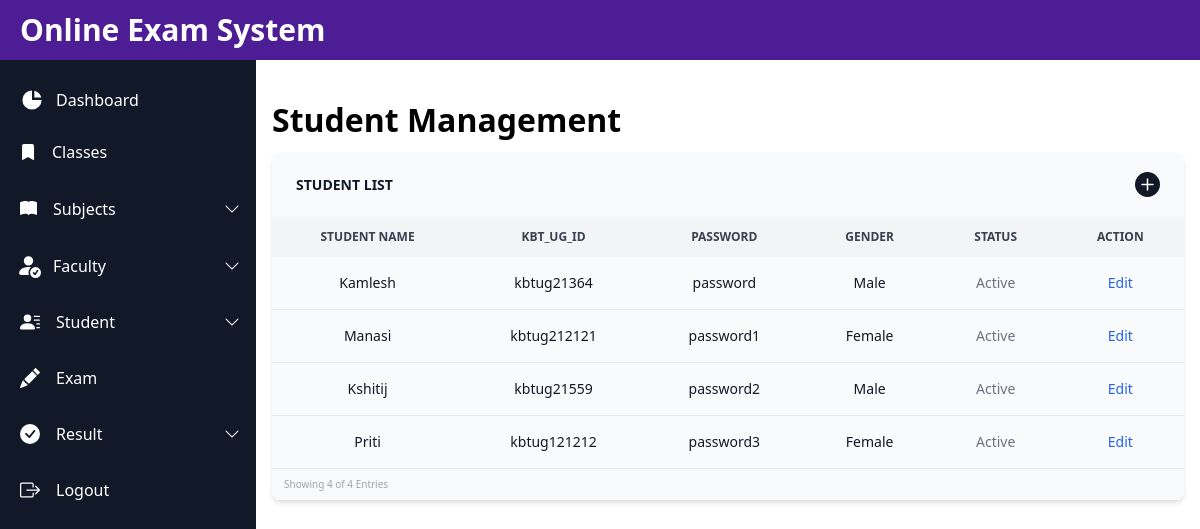
Screenshot of /admin_student.php with the database file from the repository.
### tables this page shows
CREATE TABLE `student` (
  `username` varchar(30) NOT NULL,
  `kbtugid` varchar(30) NOT NULL,
  `password` varchar(30) NOT NULL,
  `gender` varchar(30) NOT NULL
);

### admin_student.php (the view, shortened to what this page needs)
<!DOCTYPE html>
<html lang="en">
<head>
  <script src="https://cdn.tailwindcss.com"></script>
  <link rel="stylesheet" href="https://cdn.jsdelivr.net/npm/bootstrap-icons@1.7.2/font/bootstrap-icons.css">
</head>
<body>
<nav class="fixed top-0 z-50 w-full bg-violet-900">
  <div class="px-3 py-3 lg:px-5 lg:pl-3">
    <div class="flex items-center justify-between">
      <div class="flex items-center justify-start">
        <a href="#" class="flex ml-2 md:mr-24" >
          <span class="self-center text-xl font-semibold sm:text-3xl whitespace-nowrap text-white" style="font-weight: bolder;">Online Exam System</span>
        </a>
      </div>
    </div>
  </div>
</nav>
<aside id="logo-sidebar" class="fixed top-0 left-0 z-40 w-64 h-screen pt-20 transition-transform -translate-x-full sm:translate-x-0 bg-gray-900" aria-label="Sidebar">
   <div class="h-full px-3 pb-4 overflow-y-auto sidebar">
      <ul class="space-y-2 font-medium">
         <li class="hover:bg-gray-800 rounded-lg">
            <a href="/examm/admin.php" class="flex items-center p-2 text-white rounded-lg py-2">
               <svg aria-hidden="true" class="w-6 h-6 text-white transition duration-75" fill="currentColor" viewBox="0 0 20 20" xmlns="http://www.w3.org/2000/svg"><path d="M2 10a8 8 0 018-8v8h8a8 8 0 11-16 0z"></path><path d="M12 2.252A8.014 8.014 0 0117.748 8H12V2.252z"></path></svg>
               <span class="ml-3">Dashboard</span>
            </a>
         </li>
         <li class="hover:bg-gray-800 py-2 rounded-lg">
            <a href="/examm/admin_class_management.php" class="flex items-center p-1 text-white rounded-lg">
            <i class="bi bi-bookmark-fill text-white px-1"></i>
               <span class="flex-1 ml-3 whitespace-nowrap">Classes</span>
            </a>
         </li>
         <li class="rounded-lg py-2 hover:bg-gray-800">
         <a href="#" class="flex items-center p-1 text-white rounded hover:text-white">
               <span class="flex-1 ml-3 whitespace-nowrap">Subjects</span>
              <i class="bi bi-chevron-down"></i>
              </a>
         </li>
         <li class="hover:bg-gray-800 py-2 rounded-lg">
            <a href="#" class="flex items-center p-1 text-white rounded-lg">
               <span class="flex-1 ml-3 whitespace-nowrap">Faculty</span>
              <i class="bi bi-chevron-down"></i>
              </a>
         </li>
         <li class="hover:bg-gray-800 py-2 rounded-lg">
            <a href="#" class="flex items-center p-1 text-white rounded-lg">
               <span class="flex-1 ml-3 whitespace-nowrap">Student</span>
              <i class="bi bi-chevron-down"></i>
              </a>
         </li>
         <li class="hover:bg-gray-800 py-2 rounded-lg">
            <a href="/examm/admin_exam.php" class="flex items-center p-1 text-white rounded-lg">
               <span class="flex-1 ml-3 whitespace-nowrap">Exam</span>
            </a>
         </li>
         <li class="hover:bg-gray-800 py-2 rounded-lg">
            <a href="#" class="flex items-center p-1 text-white rounded-lg">
               <span class="flex-1 ml-3 whitespace-nowrap">Result</span>
              <i class="bi bi-chevron-down"></i>
              </a>
         </li>
         <li class="hover:bg-gray-800 py-2 rounded-lg">
            <a href="index1.php" class="flex items-center p-1 text-white rounded-lg">
               <span class="flex-1 ml-3 whitespace-nowrap">Logout</span>
            </a>
         </li>
      </ul>
   </div>
</aside>
<div class="p-4 sm:ml-64">
         <h1 style="margin-top: 10vh; font-size: xx-large; font-weight: bold;">Student Management</h1>
<div class="relative overflow-x-auto shadow-md sm:rounded-lg" style="margin-top: 1vh;">
        <table class="w-full text-sm text-left text-gray-500">
            <thead class="text-sm text-gray-900 uppercase bg-gray-50">
                <tr>
                    <th scope="col" class="px-6 py-5 text-left">
                        Student List
                    </th>
                    <th scope="col" id="open-modal" class="px-6 py-5 pop" onclick="openPopup()" style="float: right">
                        <a href="#"><svg xmlns="http://www.w3.org/2000/svg" width="25" height="25" fill="currentColor" class="bi bi-plus-circle-fill" viewBox="0 0 16 16">
                        <path d="M16 8A8 8 0 1 1 0 8a8 8 0 0 1 16 0zM8.5 4.5a.5.5 0 0 0-1 0v3h-3a.5.5 0 0 0 0 1h3v3a.5.5 0 0 0 1 0v-3h3a.5.5 0 0 0 0-1h-3v-3z"/>
                        </svg></a>
                    </th>
                </tr>
            </thead>
        </table>
        <?php
          $mysqli = mysqli_connect("localhost","root","","admin");
          $query = "SELECT * FROM student";
          $result = $mysqli->query($query);
        ?>
        <table class="w-full text-sm text-left text-gray-500">
        <thead class="text-xs text-gray-700 uppercase bg-gray-100 ">
            <tr>
                <th scope="col" class="px-6 py-3 text-center">
                    student Name
                <th scope="col" class="px-6 py-3 text-center">
                    KBT_UG_ID
                <th scope="col" class="px-6 py-3 text-center">
                    password
                <th scope="col" class="px-6 py-3 text-center">
                    Gender
                </th>
                <th scope="col" class="px-6 py-3 text-center">
                    Status
                </th>
                <th scope="col" class="px-6 py-3 text-center">
                    Action
                </th>
            </tr>
        </thead>
        <tbody>
          <?php $count = 0 ?>
        <?php while ($row = $result->fetch_assoc()) { ?>
            <tr class="bg-gray-50 border-b ">
              <?php $count++ ?>
                <th scope="row" class="px-6 py-4 font-medium text-gray-900 whitespace-nowrap text-center">
                <?php echo $row['username']; ?>
                </th>
                <th scope="row" class="px-6 py-4 font-medium text-gray-900 whitespace-nowrap text-center">
                <?php echo $row['kbtugid']; ?>
                <th scope="row" class="px-6 py-4 font-medium text-gray-900 whitespace-nowrap text-center">
                <?php echo $row['password']; ?>
                </th>
                <th scope="row" class="px-6 py-4 font-medium text-gray-900 whitespace-nowrap text-center">
                <?php echo $row['gender']; ?>
                </th>
                <td class="px-6 py-4 text-center">
                    Active
                </td>
                <td class="px-6 py-4 text-center">
                    <a href="#" class="font-medium text-blue-600 ">Edit</a>
                </td>
            </tr>
            <?php } ?>
        </tbody>
    </table>
    <p class="py-2 px-3 text-gray-400 bg-gray-50" style="font-size:x-small">Showing <?php echo $count; ?> of <?php echo $count; ?> Entries</p>
</div>
   </div>
</body>
</html>

### rows the page displays
student: username "Kamlesh", kbtugid "kbtug21364", password "password", gender "Male"
student: username "Manasi", kbtugid "kbtug212121", password "password1", gender "Female"
student: username "Kshitij", kbtugid "kbtug21559", password "password2", gender "Male"
student: username "Priti", kbtugid "kbtug121212", password "password3", gender "Female"

### other values shown
$count "4"
